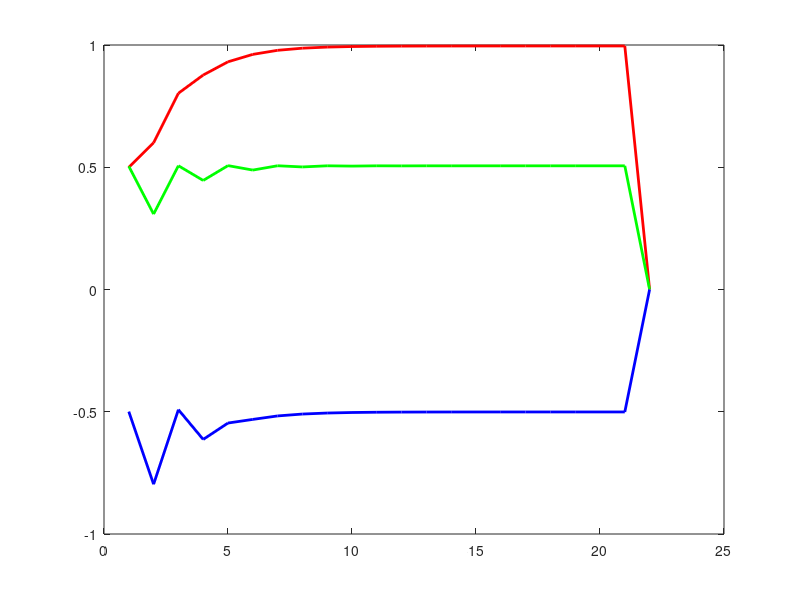

Source code (MATLAB): (Note: this script raises an error after producing the figure.)
% Extended Least Squares (ELS) Algorithm

N = 1000;
sigma2 = 0.5;

a_desired = 1; 
b_desired = 0.5;
c_desired = -0.5;

u = ones(N, 1);
y = zeros(N, 1);
E = load("e.mat");
e = E(1).e;

for t = 2:N
    y(t) = -a_desired * y(t-1) + b_desired * u(t-1) + c_desired * e(t-1) + e(t);
end

theta_hat = zeros(3, 1); % [a, b, c]
phi = zeros(3, 1);
max_iter = 50;
tolerance = 1e-6;
theta_store = zeros(3, N);
for iter = 1:max_iter
    
    Phi = zeros(N, 3);
    Y = zeros(N, 1);
    for t = 3:N
        e_prev_est = y(t-1) - (-theta_hat(1)*y(t-2) + theta_hat(2)*u(t-2) + theta_hat(3)*e(t-2));
        phi = [-y(t-1), u(t-1), e_prev_est];
        Phi(t-1, :) = phi;
        Y(t-1) = y(t);
    end
    
    theta_new = (Phi' * Phi) \ (Phi' * Y);
    if norm(theta_new - theta_hat) < tolerance
        break;
    end
    
    theta_hat = theta_new;
    theta_store(:, iter) = theta_hat;
end

theta_store = theta_store(:, 1:iter);

figure;
plot(1:iter, theta_store(1, 1:iter), 'r', 'LineWidth', 2); 
hold on;
plot(1:iter, theta_store(2, 1:iter), 'g', 'LineWidth', 2);
plot(1:iter, theta_store(3, 1:iter), 'b', 'LineWidth', 2);
yline(a_desired, '--r', 'Desired a');
yline(b_desired, '--g', 'Desired b');
yline(c_desired, '--b', 'Desired c');
xlabel('Number of Iteration');
legend('a estimate', 'b estimate', 'c estimate', 'Location', 'Best');
title('ELS Algorithm');
grid on;
f = gcf;
exportgraphics(f,'ELS.png');
